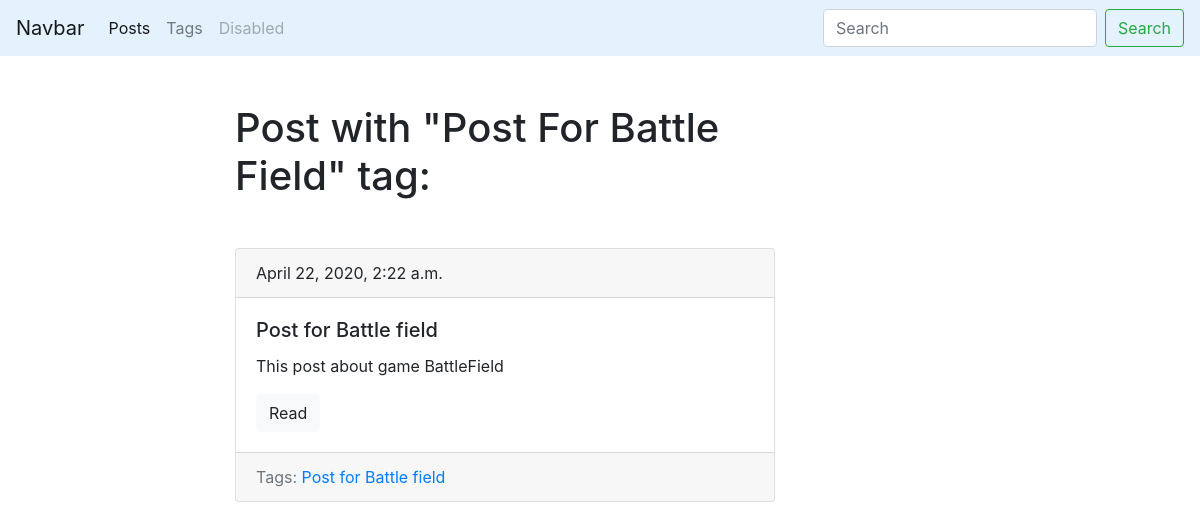
Before: /Arizona/tag/game/ with the older database file.
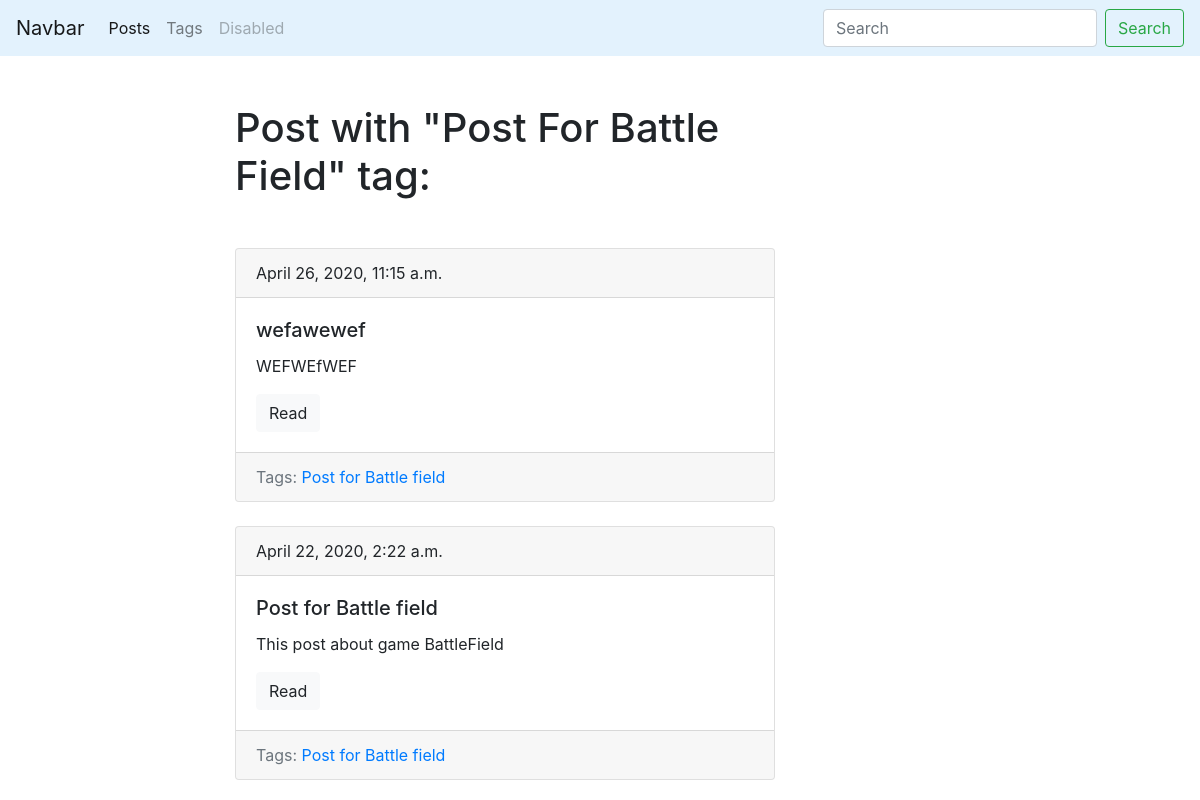
After: the same page with the newer database file.
### Arizona/models.py (models this page shows, shortened)
class Post(models.Model):
	title = models.CharField(max_length=150, db_index=True)
	slug = models.SlugField(max_length=150,blank=True, unique=True)
	body = models.TextField(blank=True, db_index=True)
	tags = models.ManyToManyField('Tag', blank=True, related_name='posts')####This
	date_pub = models.DateTimeField(auto_now_add=True)
	def get_absolute_url(self):
		return reverse('post_detail_url', kwargs={'slug':self.slug})
	class Meta:
		ordering = ['-date_pub']

class Tag(models.Model):
	title = models.CharField(max_length=50)
	slug = models.SlugField(max_length=50, unique=True)
	def get_absolute_url(self):
		return reverse('tag_detail_url', kwargs={'slug':self.slug})
	class Meta:
		ordering = ['title']

### Arizona/views.py (the view)
# urls.py: path('tag/<str:slug>/', TagDetail.as_view(), name='tag_detail_url'),
class TagDetail(ObjectDetailMixin, View):
	model = Tag
	template = 'Arizona/tag_detail.html'

### Arizona/utils.py (called while the page is built)
	def get(self,request,slug):
		obj = get_object_or_404(self.model, slug__iexact=slug)
		return render(request, self.template, context={self.model.__name__.lower(): obj ,'admin_object': obj, 'detail': True})

### Arizona/templates/Arizona/tag_detail.html (shortened to what this page needs)
{%extends 'Arizona/base_Arizona.html'%}
{% block content%}
<h1 class="mb-5">Post with "{{tag.title|title}}" tag:</h1>
{% for post in tag.posts.all%}
	{% include 'Arizona/includes/post_card_template.html' %}
{% endfor %}
{% endblock %}

### Arizona/templates/Arizona/includes/post_card_template.html
	<div class="card mb-4">
  <div class="card-header">
    {{post.date_pub}}
  </div>
  <div class="card-body">
    <h5 class="card-title">{{post.title}}</h5>
    <p class="card-text">{{post.body|truncatewords:15}}</p>
    <a href="{{post.get_absolute_url}}" class="btn btn-light">Read</a>
  </div>
  <div class="card-footer text-muted">
    Tags:
    {% for tag in post.tags.all%}
    <a href="{{ tag.get_absolute_url}}">{{ tag.title }}</a>
    {% endfor %}
  </div>
</div>

Changed rows visible on the page:
added Post: date_pub "April 26, 2020, 11:15 a.m.", title "wefawewef", body "WEFWEfWEF", Tag (title "Post for Battle field")
